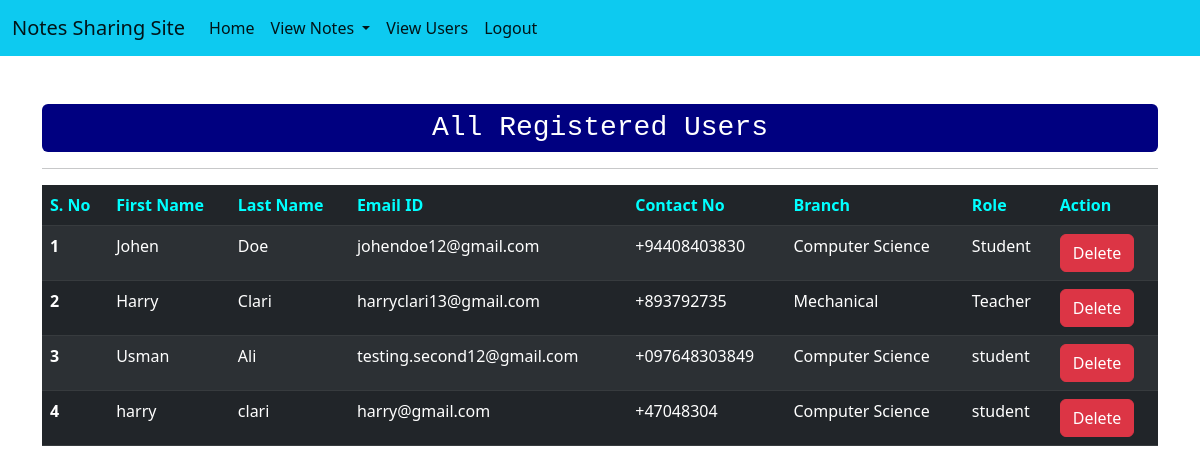
/view_users (signed in), run on the app's committed database.
### credentials/models.py (models this page shows, shortened)
class Profile(models.Model):
    user = models.ForeignKey(User,on_delete=models.CASCADE)
    contact = models.CharField(max_length=30,null=True)
    branch = models.CharField(max_length=30,null=True)
    role = models.CharField(max_length=30,null=True)

### credentials/views.py (the view)
# urls.py: path('view_users',views.view_users,name="view_users"),
@login_required(login_url='adminLogin')
def view_users(request):
    users = Profile.objects.all()
    context = {'users':users}
    return render(request,'credentials/view_users.html',context)

### credentials/templates/credentials/view_users.html (shortened to what this page needs)
{% extends 'admin_home.html' %}
{% block content %}
<div class="container mt-5">
    <div class="row">
        <div class="col-md-12">
            <h3 class="text-center" style="background-color: navy;color: white;padding: 7px; border-radius: 6px;font-family: monospace;">All Registered Users</h3>
            <hr>
            <table class="table table-dark table-striped">
                <thead style="color: aqua;">
                  <tr>
                    <th scope="col">S. No</th>
                    <th scope="col">First Name</th>
                    <th scope="col">Last Name</th>
                    <th scope="col">Email ID</th>
                    <th scope="col">Contact No</th>
                    <th>Branch</th>
                    <th scope="col">Role</th>
                    <th scope="col">Action</th>
                  </tr>
                </thead>
                <tbody>
                    {% for user in users %}
                  <tr>
                    <th>{{forloop.counter}}</th>
                    <td>{{user.user.first_name}}</td>
                    <td>{{user.user.last_name}}</td>
                    <td>{{user.user.username}}</td>
                    <td>{{user.contact}}</td>
                    <td>{{user.branch}}</td>
                    <td>{{user.role}}</td>
                    <td><a href="{% url 'delete_users' user.user.id %}" class="btn btn-danger" onclick="return confirm('Are you sure you want to delete?')">Delete</a></td>
                  </tr>
                    {% endfor %}
                </tbody>
              </table>
        </div>
    </div>
</div>
{% endblock content %}

### data on the page
Profile: user.first_name "Johen", user.last_name "Doe", user.username "johendoe12@gmail.com", contact "+94408403830", branch "Computer Science", role "Student"
Profile: user.first_name "Harry", user.last_name "Clari", user.username "harryclari13@gmail.com", contact "+893792735", branch "Mechanical", role "Teacher"
Profile: user.first_name "Usman", user.last_name "Ali", user.username "testing.second12@gmail.com", contact "+097648303849", branch "Computer Science", role "student"
Profile: user.first_name "harry", user.last_name "clari", user.username "harry@gmail.com", contact "+47048304", branch "Computer Science", role "student"
